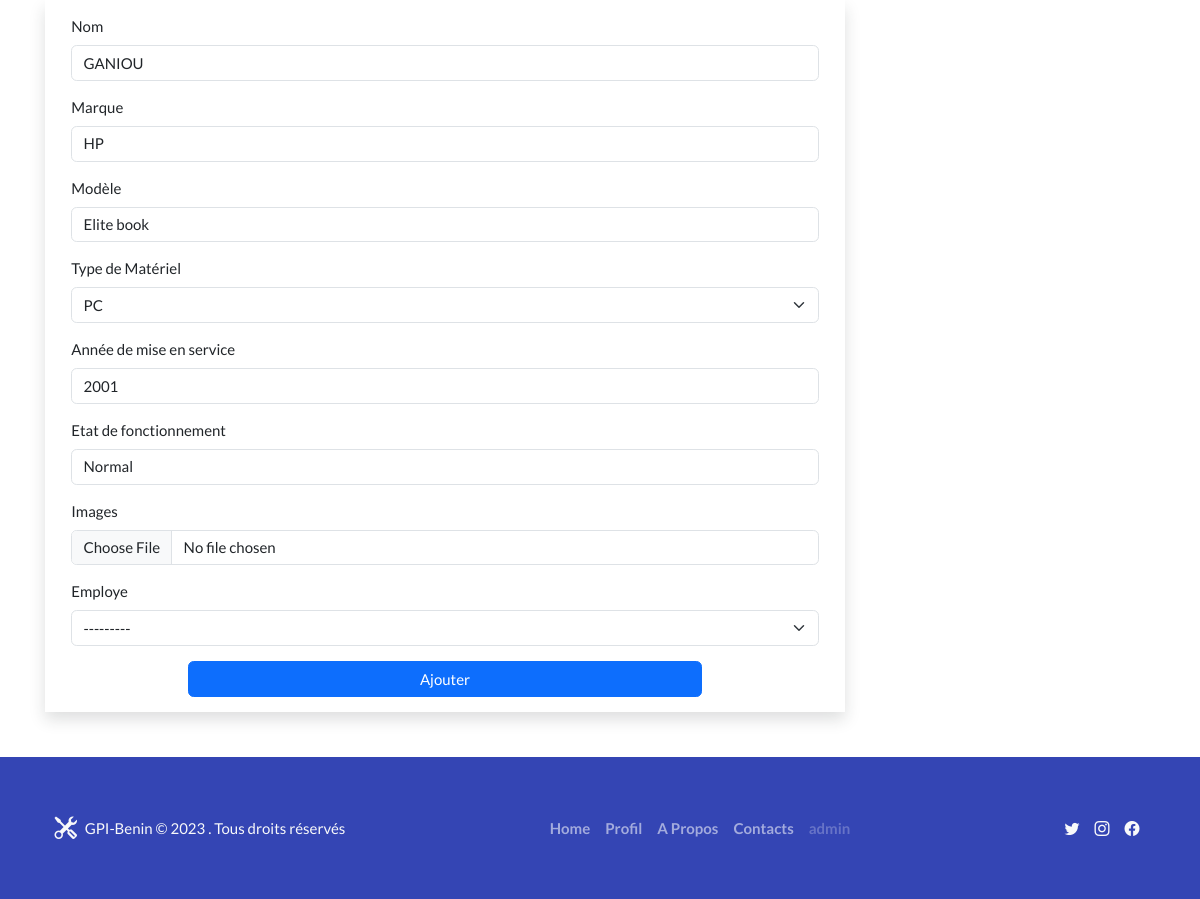
Page /materiels/update-materiel/1 on the committed database.
### users/models.py (models this page shows, shortened)
class Materiel(models.Model):
    nom = models.CharField(_("Nom"), max_length=50, unique=True)
    marque = models.CharField(_("Marque"), max_length=50)
    modele = models.CharField(_("Modèle"), max_length=50)
    type = models.CharField(_("Type de Matériel"), max_length=50, null=True, blank=True)
    annee_mise_en_service = models.CharField(_("Année de mise en service"), max_length=4, default="2023", validators=[validator_min_length])
    etat_fonctionnement = models.CharField(_("Etat de fonctionnement"), max_length=50, choices=ETAT_FONCTIONNEMENT, default='Normal')
    image = models.FileField(_("Images"), upload_to="uploads/materiels", max_length=100, null=True, blank=True)
    utilisateur = models.ForeignKey(Employee, verbose_name=_("Employe"), on_delete=models.SET_NULL, null=True, blank=True)
    created_at = models.DateTimeField(auto_now_add=True, null=True)
    updated_at = models.DateTimeField(auto_now=True)
    class Meta:
        verbose_name = _("Materiel")
        verbose_name_plural = _("Materiels")

### materiels/views.py (the view)
# urls.py: path('update-materiel/<int:pk>', views.MaterielUpdateView.as_view(), name='update-materiel'),
class MaterielUpdateView(UpdateView):
    model = Materiel
    template_name = "employees/create.html"
    form_class=MaterielForm
    success_url=reverse_lazy('materiels:list-materiel')

### materiels/forms.py
class MaterielForm(forms.ModelForm):
    class Meta:
        model = Materiel
        fields = "__all__"
        widgets = {
            "nom" : forms.TextInput(attrs={
                'class' : 'form-control',
            }),
            "marque" : forms.TextInput(attrs={
                'class' : 'form-control',
            }),
            "modele": forms.TextInput(attrs={
                'class' : 'form-control',
            }),
            "annee_mise_en_service" : forms.TextInput(attrs={
                'class' : 'form-control',
            }),
            "etat_fonctionnement" : forms.Select(attrs={
                'class' : 'form-control',
            }, choices=ETAT_FONCTIONNEMENT),
            "image" : forms.FileInput(attrs={
                'class' : 'form-control',
            }),
            "type" : forms.Select(attrs={
                'class' : 'form-control form-select',
            }, choices=TYPES_MATERIELS),
            "utilisateur" : forms.Select(attrs={
                'class' : 'form-control form-select',
            }),
        }

### users/models.py (called while the page is built)
    def __str__(self):
        return self.user.username

### templates/employees/create.html (shortened to what this page needs)
{% extends '../base.html' %}
{% block content %}
  <form method="post" class="offset-md-1 row col-md-8 col-sm-6 col px-3 shadow pt-3 mx-2 mx-md-5">
    {% for field in form %}
      <div class="mb-3">
        <label class="form-label">{{ field.label }}</label>
        {{ field }}
      </div>
    {% endfor %}
    <input type="submit" class="btn btn-primary col-6 col-md-8 offset-md-2 offset-3 mb-3" id="add-review-form" value="Ajouter" />
  </form>
{% endblock %}

### static/css/style.css (style rules this page uses)
body { font-family: Lato, sans-serif !important; }
body { background-color: #fbfbfb; }
body { margin-top: 20px; background-color: #f7f7ff; }

### static/css/w3.css (style rules this page uses)
*,*:before,*:after { box-sizing:inherit }
html { -ms-text-size-adjust:100%;-webkit-text-size-adjust:100% }
body { margin:0 }
button,input,select,textarea,optgroup { font:inherit;margin:0 }
button,input { overflow:visible }
button,select { text-transform:none }
button,[type=button],[type=reset],[type=submit] { -webkit-appearance:button }
html,body { font-family:Verdana,sans-serif;font-size:15px;line-height:1.5 }
html { overflow-x:hidden }

### rows in the picture
Materiel: form "GANIOU" "HP" "Elite book" "PC" "2001" "Normal" "---------"

### other values in the picture
{{ field.label }} "Nom" "Marque" "Modèle" "Type de Matériel" "Année de mise en service" "Etat de fonctionnement" "Images" "Employe"
